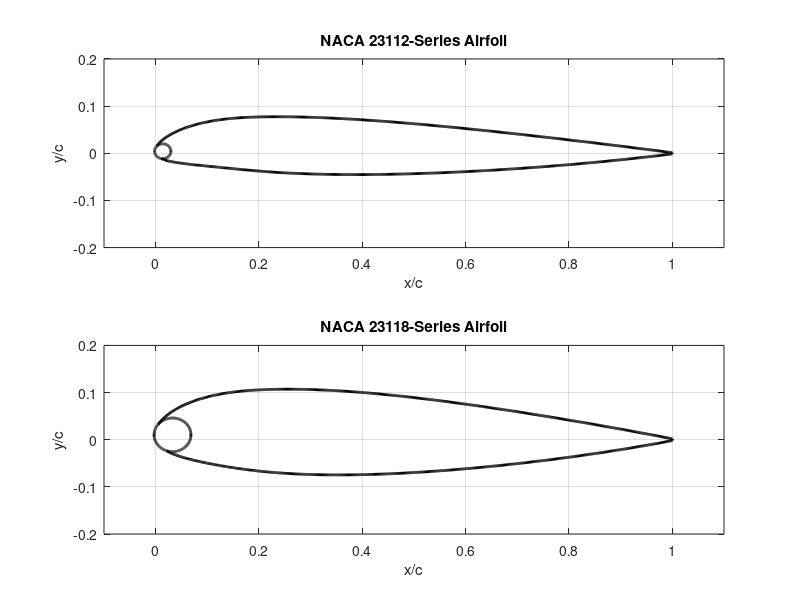

This figure's MATLAB source:
% Description: Program designed to plot NACA Series 231xx airfoils for max
% thickness of 12 and 18 of chord length.
% Author: Matheus Rocha Carlos
% Email: ROCHACAM@my.erau.edu
% Class: AE201 - Section 07DB
% Date: 04/09/2025
% Worked With: N/a

%Iniciation
clear;
clc;
close all;

% General Constants for all airfoils
t_12 = 0.12; %Maximum thickness to chord ratio for 23112 series airfoil
t_18 = 0.18; % Maximum thickness to chord ratio for 23118 series airfoil
m = 0.217; % location of maximum camber
k1 = 15.793; %constant
k2k1 = 0.006770; % constant ratio given
p = 0.15; % constant
r_12 = 1.1019.*(t_12^2); %radius of leading edge circle for 23112 series airfoil
r_18 = 1.1019.*(t_18^2); %radius of leading edge circle for 23118 series airfoil

% Constant Calculation for any 231xx series airfoil
x2 = linspace(m,1,round((1-m).*500)); %x coordinates m to 1
y_cam_2 = (k1./6).*((k2k1*(x2-m).^3)-((k2k1*(1-m).^3)*x2)-((m.^3)*x2)+(m.^3)); %camber line y coord m to 1
dy_cam_2 = (k1./6).*((3.*k2k1*(x2-m).^2)-k2k1.*(1-m).^3-m.^3).*ones(1,length(x2)); %derivative of camber line m to 1
dy_cam_005 = (1./6).*6*p*k1.*(3.*(0.005-m).^2)-k2k1*((1-m).^3-(m.^3)); % derivative of camber line at a point of 0.005 in the chord.
theta_005 = atan(dy_cam_005); % angle of cord at 0.005 of its length

% General coordinates for 231(18 series airfoils
x1_18 = linspace(r_18/(2.5+sqrt(t_18-p)),m,round(m.*500)); %x coordinates nose circle to m
y_cam_1_18 = (k1./6).*(((x1_18-m).^3)-k2k1*((1-m).^3)*x1_18-(m.^3)*x1_18+m.^3); %camber line y coord 0 to m
x_18 = [x1_18 x2]; %merged x coordinates
y_cam_18 = [y_cam_1_18 y_cam_2]; %merged y camber coordinates
dy_cam_1_18 = (k1./6).*((3.*(x1_18-m).^2)-k2k1*(1-m).^3-(m.^3)); %derivative of camber line 0 to m
dy_cam_18 = [dy_cam_1_18 dy_cam_2]; %merged derivative of camber line
theta_18 = atan(dy_cam_18); %slope of camber line
y_t_18 = 5.*t_18.*((0.29690.*sqrt(x_18))-(0.12600.*x_18)-(0.35160.*(x_18.^2)) +(0.28430.*(x_18.^3))-(0.10150.*(x_18.^4))); %thickness equation
x_upper_18 = x_18-(y_t_18.*sin(theta_18)); %x coordinates of upper surface
x_lower_18 = x_18+(y_t_18.*sin(theta_18)); %x coordinates of lower surface
y_upper_18 = y_cam_18+(y_t_18.*cos(theta_18)); %y coordinates of upper surface
y_lower_18 = y_cam_18-(y_t_18.*cos(theta_18)); %y coordinates of lower surface

% General Coodinates of 23112 airfoil series
x1_12 = linspace(r_12/(2+sqrt(t_12)),m,round(m.*500)); %x coordinates nose circle to m
y_cam_1_12 = (k1./6).*(((x1_12-m).^3)-k2k1*((1-m).^3)*x1_12-(m.^3)*x1_12+m.^3); %camber line y coord 0 to m
x_12 = [x1_12 x2]; %merged x coordinates
y_cam_12 = [y_cam_1_12 y_cam_2]; %merged y camber coordinates
dy_cam_1_12 = (k1./6).*((3.*(x1_12-m).^2)-k2k1*(1-m).^3-(m.^3)); %derivative of camber line 0 to m
dy_cam_12 = [dy_cam_1_12 dy_cam_2]; %merged derivative of camber line
theta_12 = atan(dy_cam_12); %slope of camber line
y_t_12 = 5.*t_12.*((0.29690.*sqrt(x_12))-(0.12600.*x_12)-(0.35160.*(x_12.^2)) +(0.28430.*(x_12.^3))-(0.10150.*(x_12.^4))); %thickness equation
x_upper_12 = x_12-(y_t_12.*sin(theta_12)); %x coordinates of upper surface
x_lower_12 = x_12+(y_t_12.*sin(theta_12)); %x coordinates of lower surface
y_upper_12 = y_cam_12+(y_t_12.*cos(theta_12)); %y coordinates of upper surface
y_lower_12 = y_cam_12-(y_t_12.*cos(theta_12)); %y coordinates of lower surface

%end points to close off trailing edge for 23118
x_end_up_18 = x_upper_18(end);
x_end_low_18 = x_lower_18(end);
y_end_up_18 = y_upper_18(end);
y_end_low_18 = y_lower_18(end);

%end points to close off trailing edge for 23111
x_end_up_12 = x_upper_12(end);
x_end_low_12 = x_lower_12(end);
y_end_up_12 = y_upper_12(end);
y_end_low_12 = y_lower_12(end);

% Leading Edge circle for 23118 airfoil
h_18 = (r_18-p/100)*cos(theta_005); %center of nose circle x direction
k_18 = (r_18-p/100)*sin(theta_005); %center of nose circle y direction
x_circ_18 = linspace(h_18-r_18,h_18+r_18,500); %x coordinates of nose circle
y_circ_upper_18 = sqrt((r_18.^2)-((x_circ_18-h_18).^2))+k_18; %y coordinates upper half circle
y_circ_lower_18 = -sqrt((r_18.^2)-((x_circ_18-h_18).^2))+k_18; %y coordinates lower half circle

% Leading Edge circle for 23112 airfoil
h_12 = (r_12-p/100)*cos(theta_005); %center of nose circle x direction
k_12 = (r_12-p/100)*sin(theta_005); %center of nose circle y direction
x_circ_12 = linspace(h_12-r_12,h_12+r_12,500); %x coordinates of nose circle
y_circ_upper_12 = sqrt((r_12.^2)-((x_circ_12-h_12).^2))+k_12; %y coordinates upper half circle
y_circ_lower_12 = -sqrt((r_12.^2)-((x_circ_12-h_12).^2))+k_12; %y coordinates lower half circle

%plot the airfoil
figure(1)
% plot 23112 Series Airfoil
subplot(2,1,1)
plot(x_upper_12,y_upper_12,'k', 'LineWidth', 2)
hold on
plot(x_lower_12,y_lower_12,'k', 'LineWidth', 2)
plot(x_12,dy_cam_005,'k', 'LineWidth', 2)
plot([x_end_up_12,x_end_low_12],[y_end_up_12,y_end_low_12],'k','LineWidth', 2)
plot(x_circ_12,y_circ_upper_12,'k-','LineWidth', 2)
plot(x_circ_12,y_circ_lower_12,'k-','LineWidth', 2)
grid on
xlabel('x/c')
ylabel('y/c')
axis([-0.1 1.1 -0.2 0.2])
title(['NACA 231', num2str(round(t_12*100)), '-Series Airfoil'])

% Plot 23118 Series Airfoil
subplot(2,1,2)
plot(x_upper_18,y_upper_18,'k', 'LineWidth', 2)
hold on
plot(x_lower_18,y_lower_18,'k', 'LineWidth', 2)
plot(x_18,dy_cam_005,'k', 'LineWidth', 2)
plot([x_end_up_18,x_end_low_18],[y_end_up_18,y_end_low_18],'k','LineWidth', 2)
plot(x_circ_18,y_circ_upper_18,'k-','LineWidth', 2)
plot(x_circ_18,y_circ_lower_18,'k-','LineWidth', 2)
grid on
xlabel('x/c')
ylabel('y/c')
axis([-0.1 1.1 -0.2 0.2])
title(['NACA 231', num2str(round(t_18*100)), '-Series Airfoil'])
